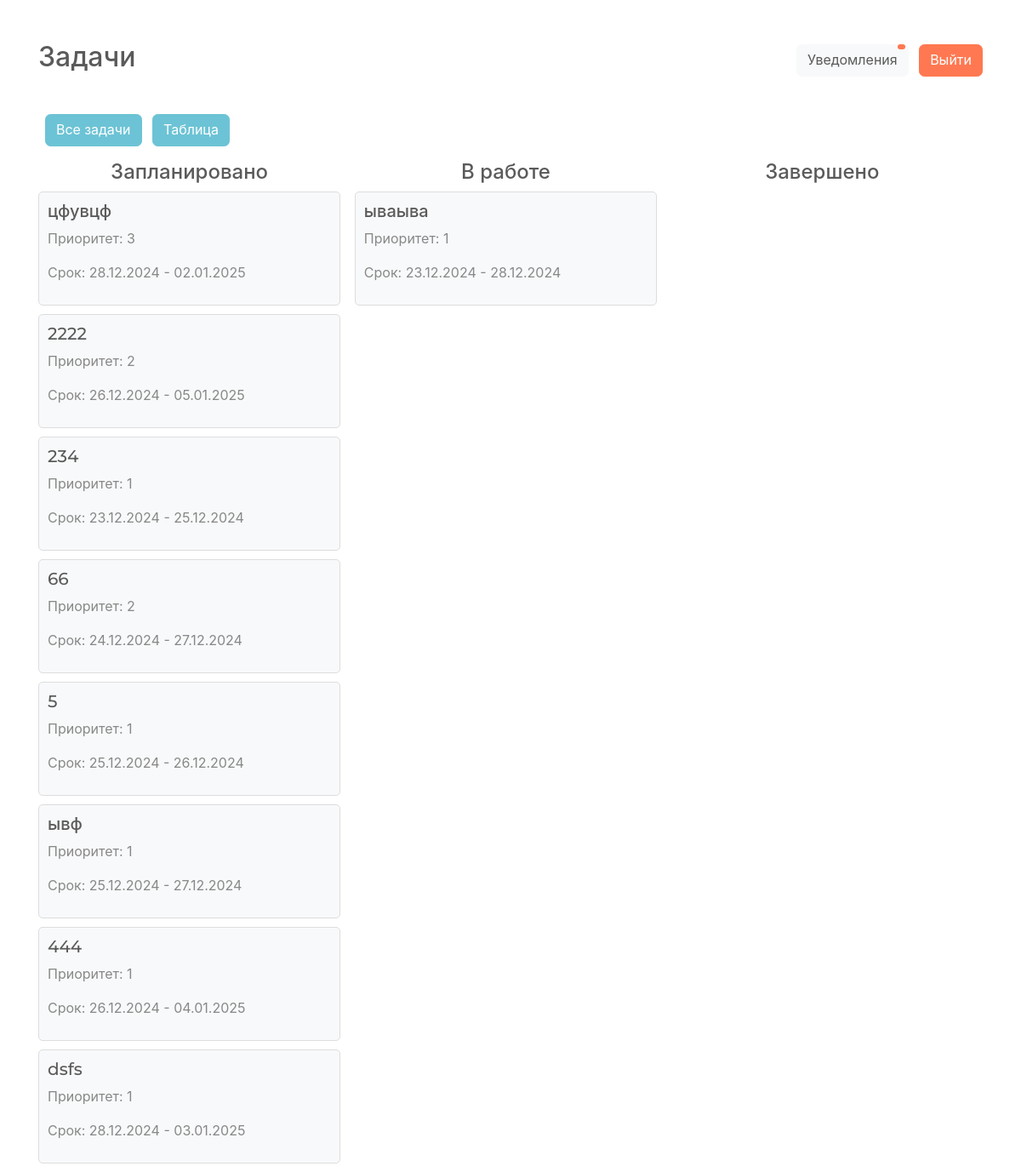
The app's page /kanban/ (signed in), older data.
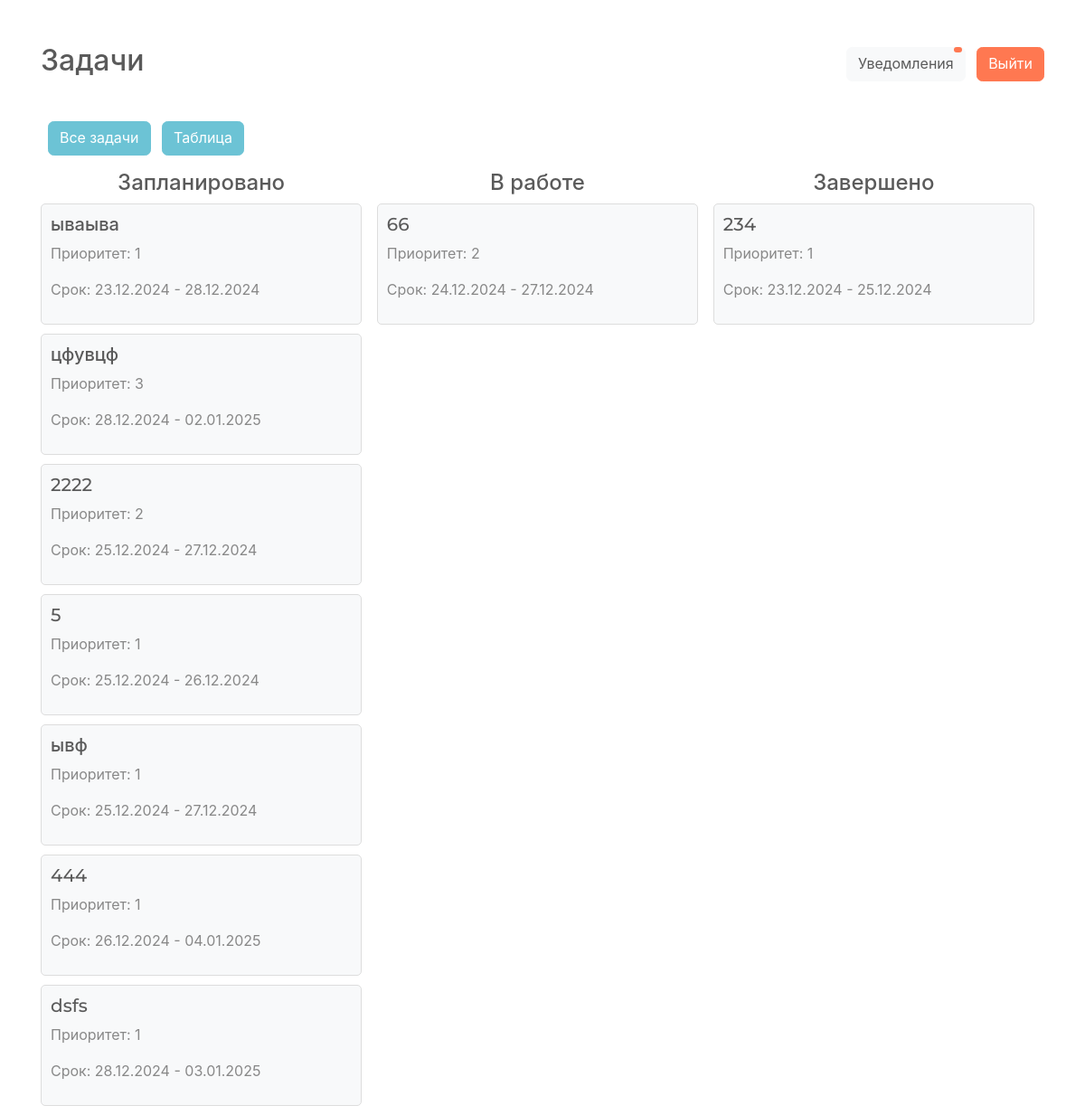
The same page, newer data.
### task_management_system_app/models.py (models this page shows)
class Task(models.Model):
    STATUS_CHOICES = [
        ('planned', 'Запланировано'),
        ('in_progress', 'В работе'),
        ('completed', 'Завершено'),
    ]
    name = models.CharField(max_length=100)
    category = models.ForeignKey(Category, on_delete=models.CASCADE)
    assigned_to = models.ForeignKey(User, on_delete=models.CASCADE, related_name='tasks')
    start_date = models.DateTimeField()
    end_date = models.DateTimeField()
    priority = models.IntegerField(default=1)
    description = models.TextField(default='')
    is_completed = models.BooleanField(default=False)
    status = models.CharField(
        max_length=20,
        choices=STATUS_CHOICES,
        default='planned'
    )

### task_management_system_app/views.py (the view)
# urls.py: path('kanban/', views.kanban_board, name='kanban_board'),
@login_required
def kanban_board(request):
    tasks_planned = Task.objects.filter(status='planned')
    tasks_in_progress = Task.objects.filter(status='in_progress')
    tasks_completed = Task.objects.filter(status='completed')
    return render(request, 'kanban_board.html', {
        'tasks_planned': tasks_planned,
        'tasks_in_progress': tasks_in_progress,
        'tasks_completed': tasks_completed,
    })

### task_management_system_app/templates/kanban_board.html (shortened to what this page needs)
<!DOCTYPE html>
<html lang="ru">
<head>
    <link rel="stylesheet" href="https://cdn.jsdelivr.net/npm/bootswatch@4.5.2/dist/minty/bootstrap.min.css" />
</head>
<body>
    <div class="container mt-5">
        <div class="d-flex justify-content-between align-items-center mb-3">
            <h2 class="text-center">{{ category.name }} Задачи</h2>
            <div>
                <button id="notificationsButton" class="btn btn-light position-relative">
                    Уведомления
                    <span id="notificationsBadge"
                        class="position-absolute top-0 start-100 translate-middle badge rounded-pill bg-danger"
                        style="{% if notifications_count == 0 %}display: {{0}};{% endif %}">
                    </span>
                </button>
                <a href="{% url 'logout' %}" class="btn btn-danger ml-2">Выйти</a>
            </div>
        </div>
        <br />
        <div class="mb-3">
            <a href="{% url 'all_tasks_list' %}" class="btn btn-info ml-2">Все задачи</a>
            <a href="{% url 'user_tasks_list' %}" class="btn btn-info ml-2">Таблица</a>
        </div>
        <div class="d-flex justify-content-between">
            <div class="kanban-column">
                <h4 class="text-center">Запланировано</h4>
                <div>
                    {% for task in tasks_planned %}
                    <div class="kanban-card" onclick="showTaskDetails({{ task.id }})">
                        <h5>{{ task.name }}</h5>
                        <p>Приоритет: {{ task.priority }}</p>
                        <p>Срок: {{ task.start_date|date:"d.m.Y" }} - {{ task.end_date|date:"d.m.Y" }}</p>
                    </div>
                    {% endfor %}
                </div>
            </div>
            <div class="kanban-column">
                <h4 class="text-center">В работе</h4>
                <div>
                    {% for task in tasks_in_progress %}
                    <div class="kanban-card" onclick="showTaskDetails({{ task.id }})">
                        <h5>{{ task.name }}</h5>
                        <p>Приоритет: {{ task.priority }}</p>
                        <p>Срок: {{ task.start_date|date:"d.m.Y" }} - {{ task.end_date|date:"d.m.Y" }}</p>
                    </div>
                    {% endfor %}
                </div>
            </div>
            <div class="kanban-column">
                <h4 class="text-center">Завершено</h4>
                <div>
                    {% for task in tasks_completed %}
                    <div class="kanban-card" onclick="showTaskDetails({{ task.id }})">
                        <h5>{{ task.name }}</h5>
                        <p>Приоритет: {{ task.priority }}</p>
                        <p>Срок: {{ task.start_date|date:"d.m.Y" }} - {{ task.end_date|date:"d.m.Y" }}</p>
                    </div>
                    {% endfor %}
                </div>
            </div>
        </div>
    </div>
</body>
</html>

Row changes from the older to the newer data that the page shows:
changed Task "ываыва": moves from the list under "В работе" to the list under "Запланировано"
changed Task (number 3 of 9 on the later page): start_date "26.12.2024" → "25.12.2024"; end_date "05.01.2025" → "27.12.2024"
changed Task (number 8 of 9 on the later page): moves from the list under "Запланировано" to the list under "В работе"
changed Task (number 9 of 9 on the later page): moves from the list under "Запланировано" to the list under "Завершено"
